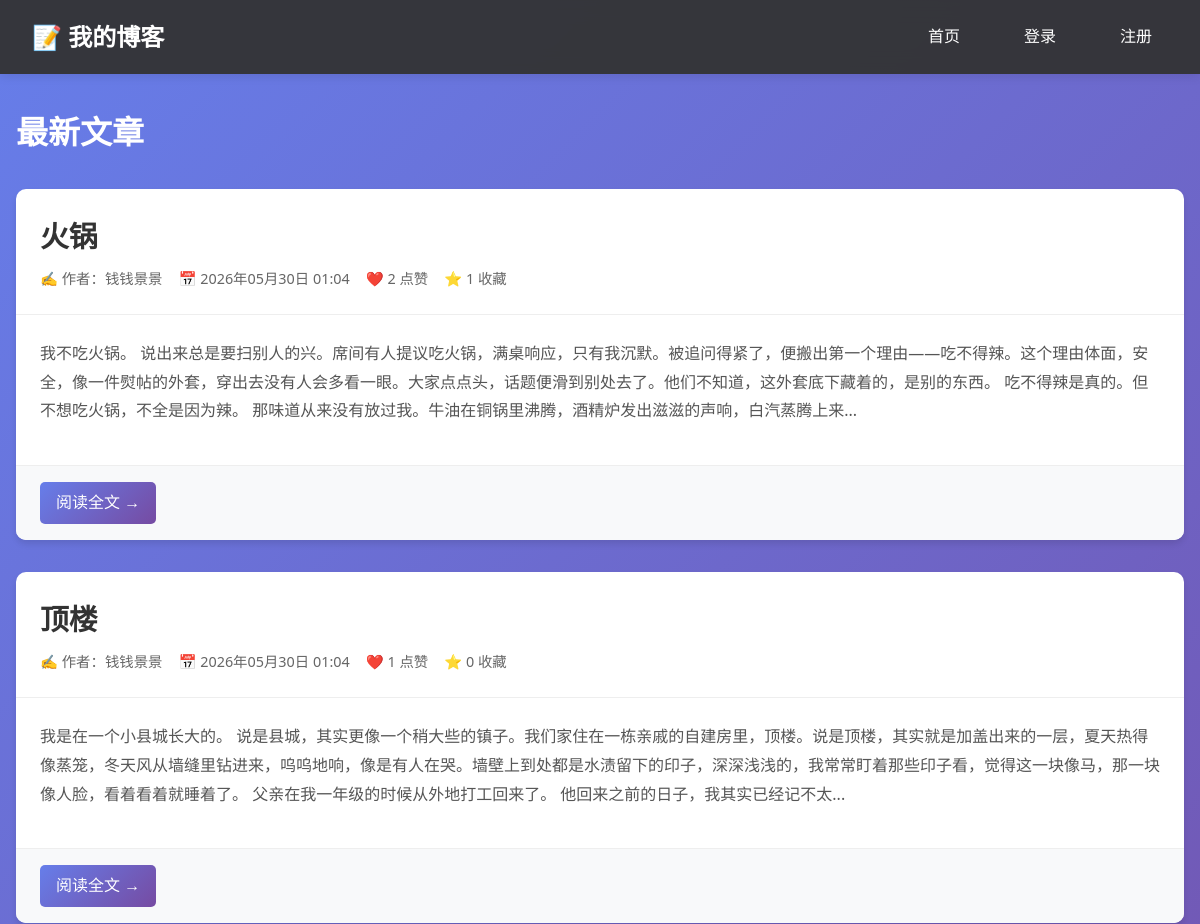
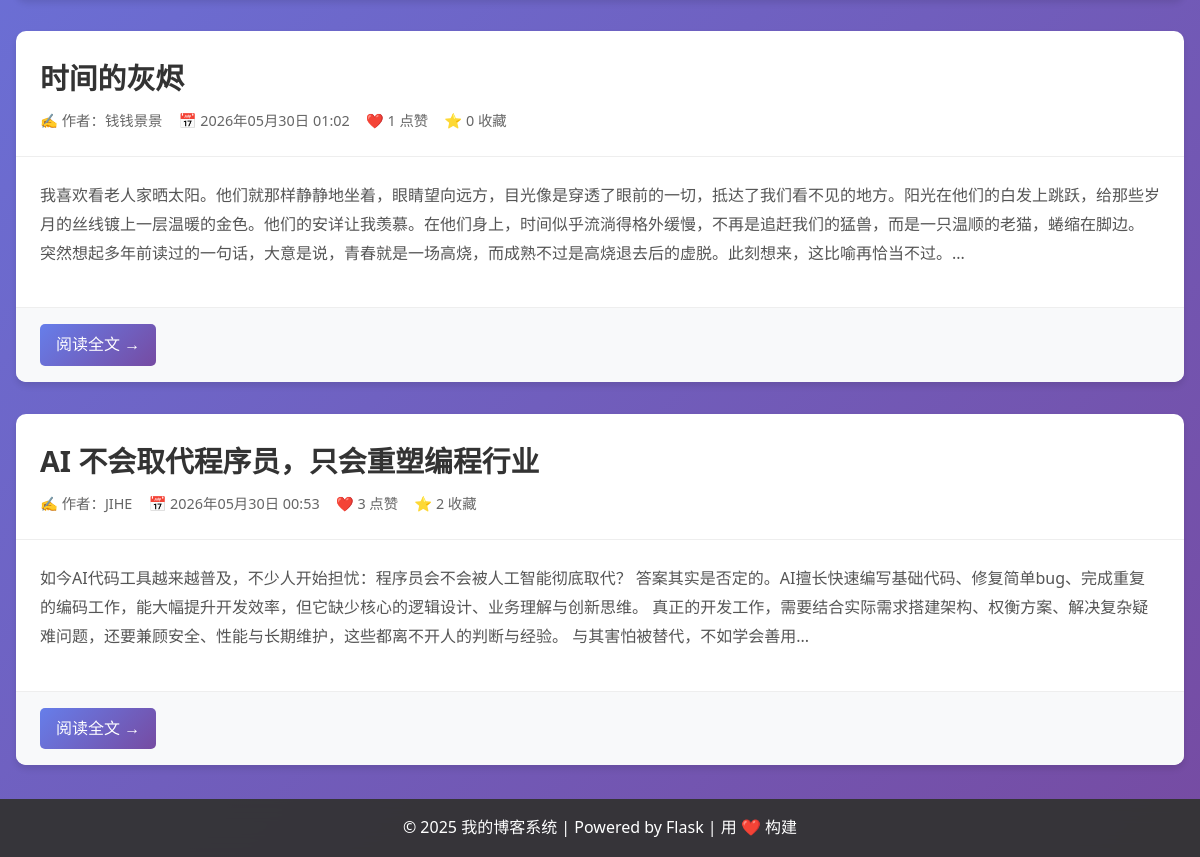
The page / on the database its author committed (2 pictures, top to bottom).
### models.py (models this page shows, shortened)
class Post(db.Model):
    __tablename__ = 'posts'
    id = db.Column(db.Integer, primary_key=True)
    title = db.Column(db.String(100), nullable=False)
    content = db.Column(db.Text, nullable=False)
    created_at = db.Column(db.DateTime, default=datetime.now)
    user_id = db.Column(db.Integer, db.ForeignKey('users.id'), nullable=False)
    likes_count = db.Column(db.Integer, default=0)
    favorites_count = db.Column(db.Integer, default=0)
    author = db.relationship('User', foreign_keys=[user_id], backref='user_posts')
    likes = db.relationship('Like', backref='post', lazy='dynamic', cascade='all, delete-orphan')
    favorites = db.relationship('Favorite', backref='post', lazy='dynamic', cascade='all, delete-orphan')
    comments = db.relationship('Comment', backref='post', lazy='dynamic', cascade='all, delete-orphan')

class User(UserMixin, db.Model):
    __tablename__ = 'users'
    id = db.Column(db.Integer, primary_key=True)
    username = db.Column(db.String(80), unique=True, nullable=False)
    email = db.Column(db.String(120), unique=True, nullable=False)
    password_hash = db.Column(db.String(128), nullable=False)
    created_at = db.Column(db.DateTime, default=datetime.now)
    is_active = db.Column(db.Boolean, default=True)
    favorites_private = db.Column(db.Boolean, default=False)

### views.py (the view)
class IndexView(MethodView):
    def get(self):
        posts = Post.query.order_by(Post.created_at.desc()).all()
        return render_template('index.html', posts=posts)

### templates/index.html (shortened to what this page needs)
{% extends "base.html" %}
{% block content %}
<div class="posts-list">
    <h1 style="margin-bottom: 2rem; color: white;">最新文章</h1>
    {% if posts %}
        {% for post in posts %}
            <div class="post-card">
                <div class="card-header">
                    <h2 class="post-title">
                        <a href="{{ url_for('detail', id=post.id) }}">{{ post.title }}</a>
                    </h2>
                    <div class="post-meta">
                        <span>✍️ 作者：{{ post.author.username if post.author else '未知用户' }}</span>
                        <span>📅 {{ post.created_at.strftime('%Y年%m月%d日 %H:%M') }}</span>
                        <span>❤️ {{ post.likes_count }} 点赞</span>
                        <span>⭐ {{ post.favorites_count }} 收藏</span>
                    </div>
                </div>
                <div class="card-body">
                    <div class="post-excerpt">
                        {{ post.content[:200] }}{% if post.content|length > 200 %}...{% endif %}
                    </div>
                </div>
                <div class="card-footer">
                    <a href="{{ url_for('detail', id=post.id) }}" class="btn btn-primary">阅读全文 →</a>
                </div>
            </div>
        {% endfor %}
    {% endif %}
</div>
{% endblock %}

### templates/base.html (shortened to what this page needs)
<!DOCTYPE html>
<html lang="zh-CN">
<head>
    <link rel="stylesheet" href="{{ url_for('static', filename='css/style.css') }}">
    <link rel="stylesheet" href="https://cdnjs.cloudflare.com/ajax/libs/highlight.js/11.8.0/styles/github-dark.min.css">
</head>
<body>
    <nav class="navbar">
        <div class="nav-container">
            <a href="{{ url_for('index') }}" class="logo">📝 我的博客</a>
            <div class="nav-links">
                <a href="{{ url_for('index') }}">首页</a>
                {% if current_user.is_authenticated %}
                    <a href="{{ url_for('create') }}">写文章</a>
                    <a href="{{ url_for('my_favorites') }}">我的收藏</a>
                    <a href="{{ url_for('profile') }}">我的主页</a>
                    <a href="{{ url_for('privacy_settings') }}">隐私设置</a>
                    <a href="{{ url_for('logout') }}" onclick="return confirm('确定要登出吗？')">登出</a>
                    <span style="color: #667eea;">欢迎，{{ current_user.username }}</span>
                {% else %}
                    <a href="{{ url_for('login') }}">登录</a>
                    <a href="{{ url_for('register') }}">注册</a>
                {% endif %}
            </div>
        </div>
    </nav>
    <div class="container">
        {% block content %}{% endblock %}
    </div>
    <footer class="footer">
        <p>&copy; 2025 我的博客系统 | Powered by Flask | 用 ❤️ 构建</p>
    </footer>
</body>
</html>

### static/css/style.css (style rules this page uses)
* { margin: 0; padding: 0; box-sizing: border-box; }
body { font-family: 'Segoe UI', Tahoma, Geneva, Verdana, sans-serif; line-height: 1.6; color: #333; background: linear-gradient(135deg, #667eea 0%, #764ba2 100%); min-height: 100vh; padding-bottom: 60px; }
.navbar { background: rgba(51, 51, 51, 0.95); backdrop-filter: blur(10px); color: white; padding: 1rem 2rem; box-shadow: 0 2px 10px rgba(0,0,0,0.1); position: sticky; top: 0; z-index: 1000; }
.nav-container { max-width: 1200px; margin: 0 auto; display: flex; justify-content: space-between; align-items: center; }
.logo { font-size: 1.5rem; font-weight: bold; color: white; text-decoration: none; }
.nav-links { display: flex; gap: 2rem; }
.nav-links a { color: white; text-decoration: none; padding: 0.5rem 1rem; transition: all 0.3s ease; border-radius: 5px; }
.container { max-width: 1200px; margin: 2rem auto; padding: 0 1rem; }
.card-header { padding: 1.5rem 1.5rem 0.5rem 1.5rem; border-bottom: 1px solid #eee; }
.card-body { padding: 1.5rem; }
.card-footer { padding: 1rem 1.5rem; background: #f8f9fa; border-top: 1px solid #eee; }
.post-card { background: white; border-radius: 10px; margin-bottom: 2rem; overflow: hidden; box-shadow: 0 4px 6px rgba(0,0,0,0.1); }
.post-title { font-size: 1.8rem; margin-bottom: 0.5rem; }
.post-title a { color: #333; text-decoration: none; transition: color 0.3s ease; }
.post-meta { color: #666; font-size: 0.9rem; margin-bottom: 1rem; display: flex; gap: 1rem; align-items: center; }
.post-excerpt { color: #555; line-height: 1.8; margin-bottom: 1rem; }
.btn { display: inline-block; padding: 0.5rem 1rem; border: none; border-radius: 5px; cursor: pointer; text-decoration: none; transition: all 0.3s ease; font-size: 1rem; }
.btn-primary { background: linear-gradient(135deg, #667eea 0%, #764ba2 100%); color: white; }
.footer { text-align: center; padding: 1rem; background: rgba(51, 51, 51, 0.95); color: white; position: fixed; bottom: 0; width: 100%; backdrop-filter: blur(10px); }

### rows shown on the page
Post: title "火锅", author "钱钱景景", created_at "2026年05月30日 01:04", likes_count "2", favorites_count "1", content "我不吃火锅。 说出来总是要扫别人的兴。席间有人提议吃火锅，满桌响应，只有我沉默。被追问得紧了，便搬出第一个理由——吃不得辣。这个理由体面，安全，像一件熨帖的外套，穿出去没有人会多看一眼。大家点点头，话题便滑到别处去了。他们不知道，这外套底下藏着的，是别的东西。 吃不得辣是真的。但不想吃火锅，不全是因为辣。 那味道从来没有放过我。牛油在铜锅里沸腾，酒精炉发出滋滋的声响，白汽蒸腾上来"
Post: title "顶楼", author "钱钱景景", created_at "2026年05月30日 01:04", likes_count "1", favorites_count "0", content "我是在一个小县城长大的。 说是县城，其实更像一个稍大些的镇子。我们家住在一栋亲戚的自建房里，顶楼。说是顶楼，其实就是加盖出来的一层，夏天热得像蒸笼，冬天风从墙缝里钻进来，呜呜地响，像是有人在哭。墙壁上到处都是水渍留下的印子，深深浅浅的，我常常盯着那些印子看，觉得这一块像马，那一块像人脸，看着看着就睡着了。 父亲在我一年级的时候从外地打工回来了。 他回来之前的日子，我其实已经记不太"
Post: title "时间的灰烬", author "钱钱景景", created_at "2026年05月30日 01:02", likes_count "1", favorites_count "0", content "我喜欢看老人家晒太阳。他们就那样静静地坐着，眼睛望向远方，目光像是穿透了眼前的一切，抵达了我们看不见的地方。阳光在他们的白发上跳跃，给那些岁月的丝线镀上一层温暖的金色。他们的安详让我羡慕。在他们身上，时间似乎流淌得格外缓慢，不再是追赶我们的猛兽，而是一只温顺的老猫，蜷缩在脚边。 突然想起多年前读过的一句话，大意是说，青春就是一场高烧，而成熟不过是高烧退去后的虚脱。此刻想来，这比喻再恰当不过。"
Post: title "AI 不会取代程序员，只会重塑编程行业", author "JIHE", created_at "2026年05月30日 00:53", likes_count "3", favorites_count "2", content "如今AI代码工具越来越普及，不少人开始担忧：程序员会不会被人工智能彻底取代？ 答案其实是否定的。AI擅长快速编写基础代码、修复简单bug、完成重复的编码工作，能大幅提升开发效率，但它缺少核心的逻辑设计、业务理解与创新思维。 真正的开发工作，需要结合实际需求搭建架构、权衡方案、解决复杂疑难问题，还要兼顾安全、性能与长期维护，这些都离不开人的判断与经验。 与其害怕被替代，不如学会善用"
